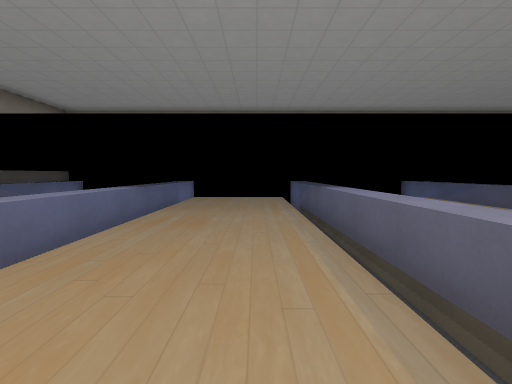
View 1 (above)

24 first-person views from a walk through a Godot game level. The camera is 1.3 m above the floor, tilts 4° down and sees 90° across. The floor is counted in squares, 2 m on a side. Each view is taken from the middle of a square. On the plan, view 1 faces up. The plan holds only what a view shows up to about 9 squares ahead; the rest is blank. The place goes on beyond the plan. Some surface patterns are stand-ins.

View 2
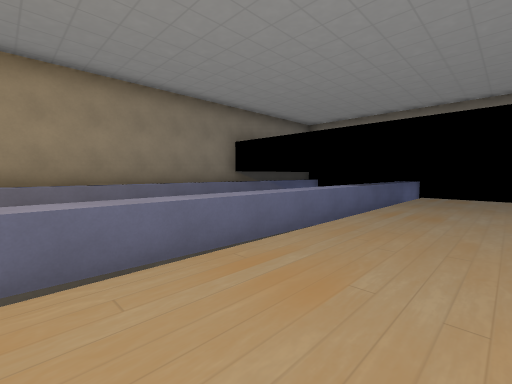

View 3
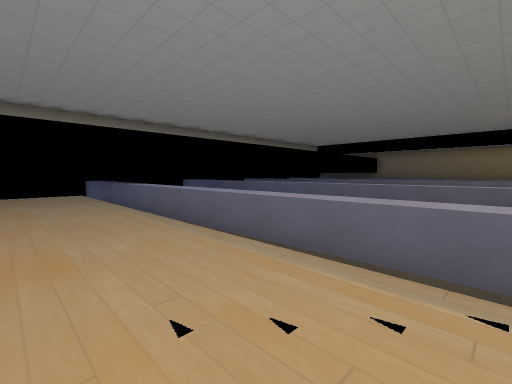

View 4
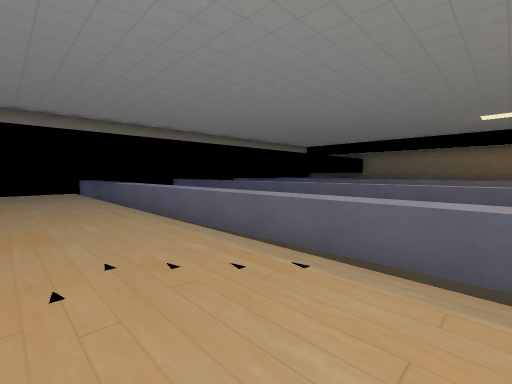

View 5
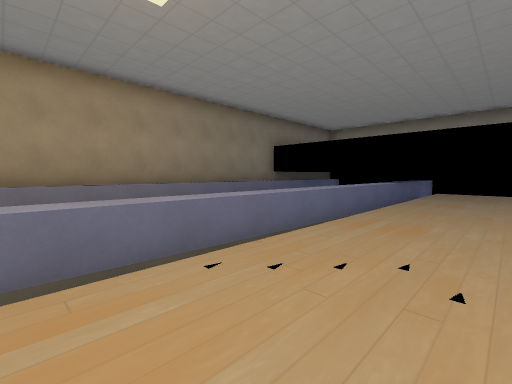

View 6
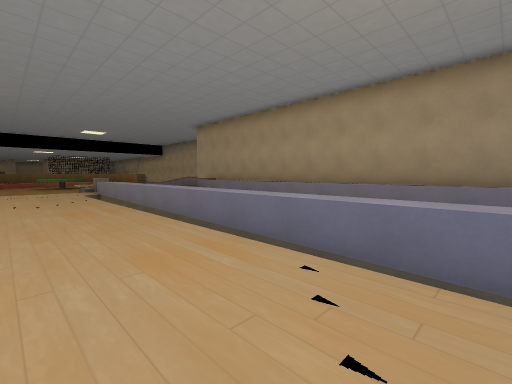

View 7
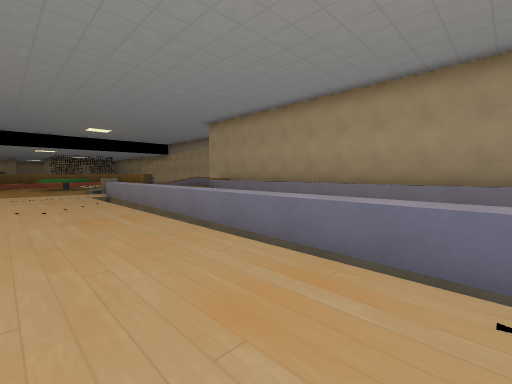

View 8
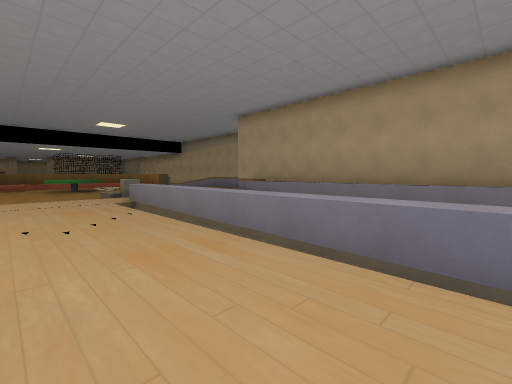

View 9
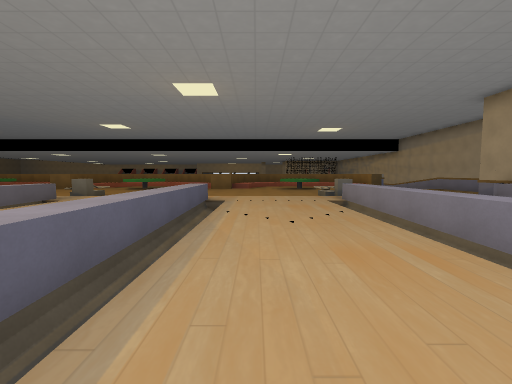

View 10
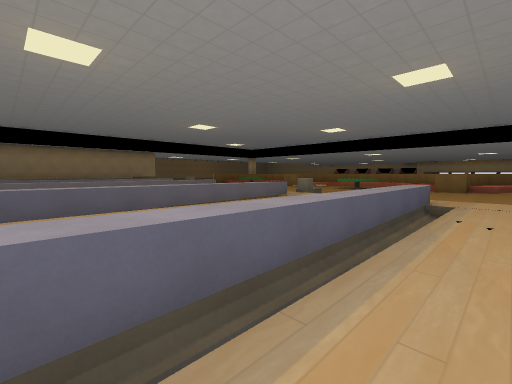

View 11
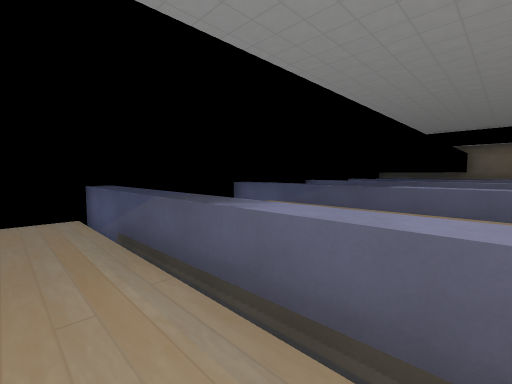

View 12
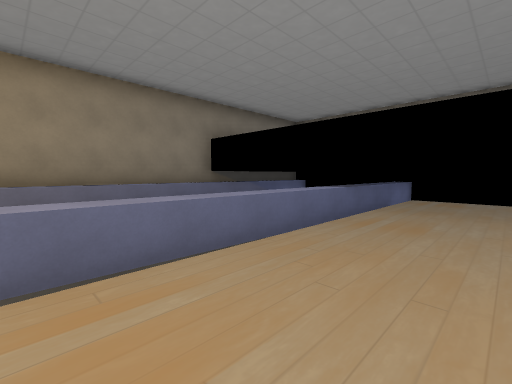

View 13
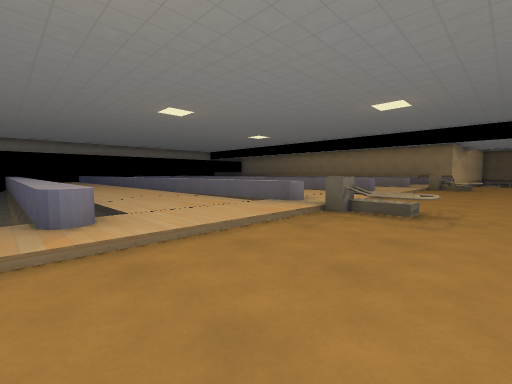

View 14
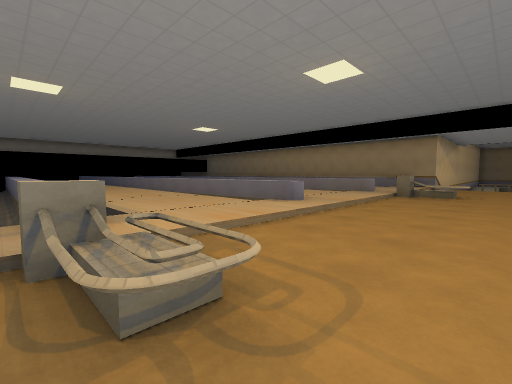

View 15
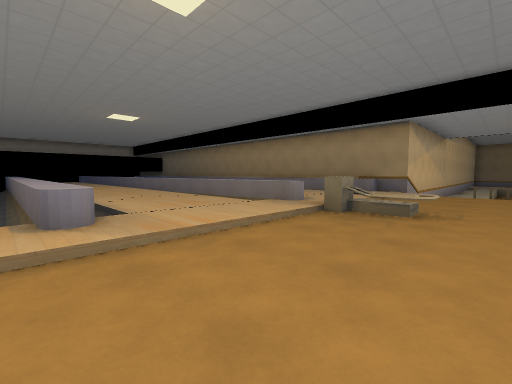

View 16
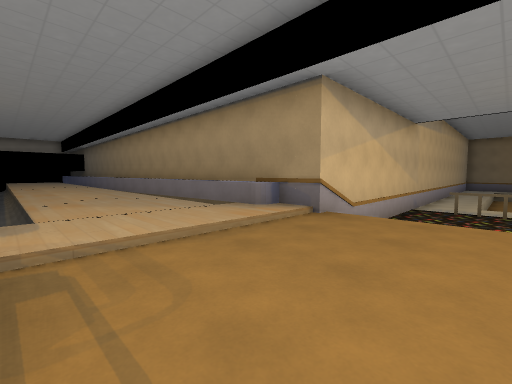

View 17
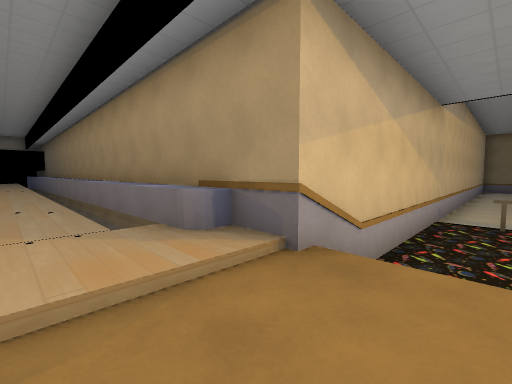

View 18
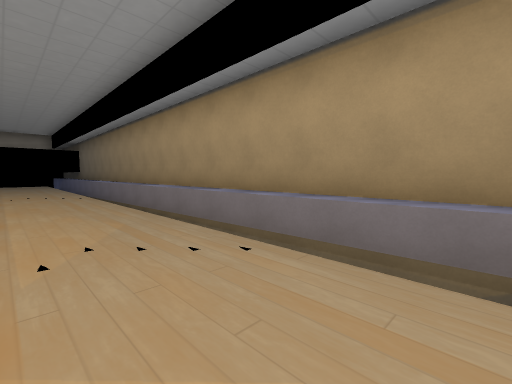

View 19
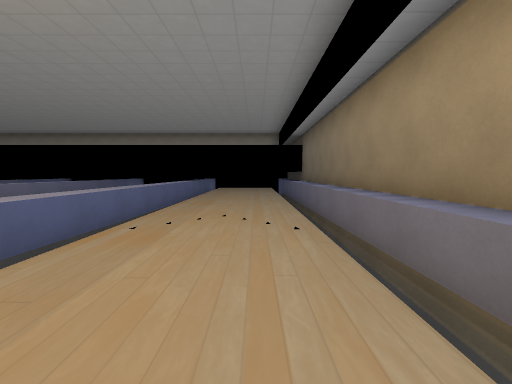

View 20
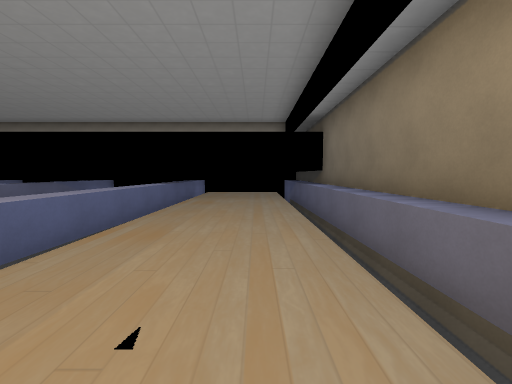

View 21
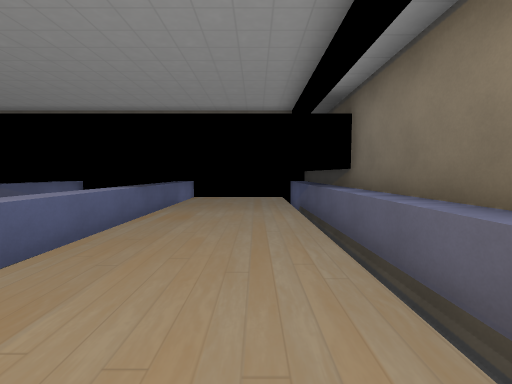

View 22
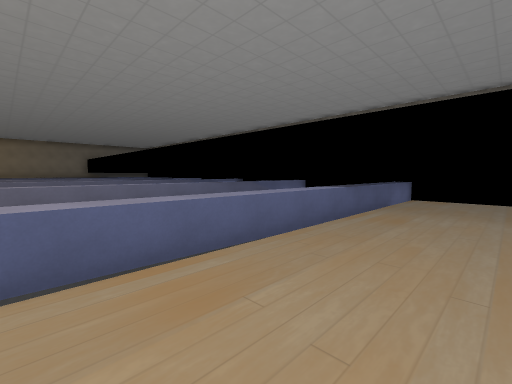

View 23
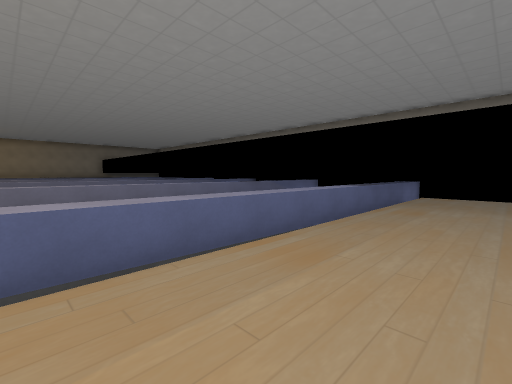

View 24
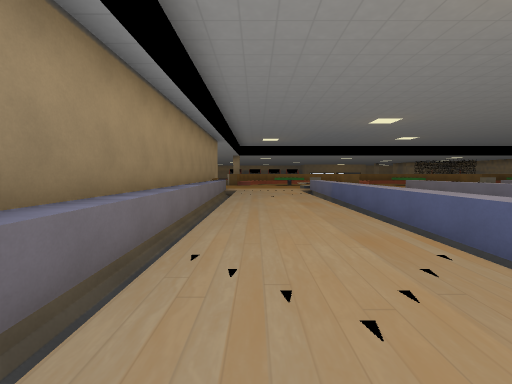

### Floor plan
Key: @ floor where view 1 was taken; # wall or solid block; x gap in a wall; . main floor; - floor 0.25 m lower than the main floor; _ floor 1 m lower than the main floor; < floor 1.25 m lower than the main floor; / step, stairs or slope; = window, fence, low wall or low ledge; ^ raised ledge; v drop or lower ground.
Columns run from 7 left of view 1 to 25 right of it. Each row starts with its distance up from view 1.
 10      ###             ###
  9 #   #   #   #   #   #    #
  8 #   #   #   #   #   #    #
  7 #   # ^^#   #   #   # ^^ #
  6 #   # =##   #   #   # == #
  5 #   #_^##   #   #   #_^^_#
  4 #/   /..v/  v   v/   /../#
  3 #/   /..v/  v   v/   /../#
  2 #/   /..v/  v/   /   /../#
  1 #/  v/..v   v/   /  v/../#
  0 #/  v/.@v   v/  v/  v/../#
 -1 #/  v/..v/  v/  v/  v/../#
 -2 #/  v/..v/  v   v    /../#
 -3 #/  v/..v/  v   v    /../#
 -4 #/  v/..v/  v   v    /../#
 -5 #/  v/..v/..v  .v .. /../#
 -6 #/   /..v/..v ..v/..v/../#
 -7 #/   /..v ..v ..v/..v/../#
 -8 #/   /..v/..v ..v/..v/../#
 -9 #/   /..v/..v/..v/..v/../#
-10 #/  =/..=/..=/..=/..=/../#
-11 #    ...............//...########
-12     ==------==------x/---//<<<<<<
-13     -=-------=------=/---/ <<<<<<
-14      --------------------/  <<<</

Positions as (right, up) in squares from view 1, and headings:
1: (0, 0), facing up
2: (0, -1), facing up-left
3: (-1, -2), facing up-right
4: (-1, -3), facing up-right
5: (0, -3), facing up-left
6: (0, -1), facing down-left
7: (0, -2), facing down-left
8: (0, -4), facing down-left
9: (0, -4), facing down
10: (0, -4), facing down-right
11: (0, 3), facing up-right
12: (0, 0), facing up-left
13: (1, -14), facing up-right
14: (5, -14), facing up-right
15: (9, -14), facing up-right
16: (14, -14), facing up-right
17: (16, -13), facing up-right
18: (15, -10), facing up-right
19: (16, -5), facing up
20: (16, -2), facing up
21: (16, 0), facing up
22: (16, 0), facing up-left
23: (16, -1), facing up-left
24: (16, 0), facing down
